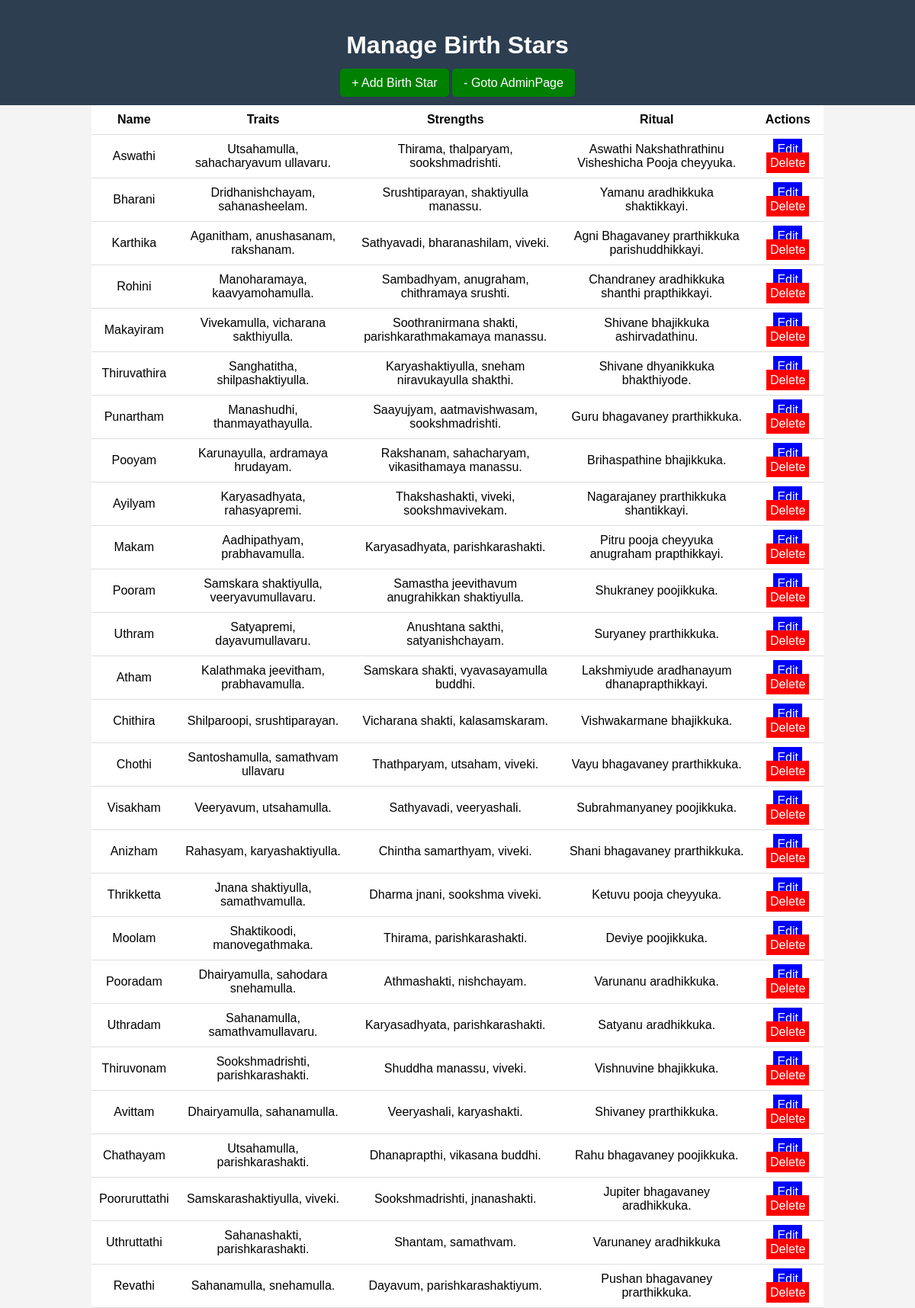
/manage_birthstars/, run on the app's committed database.
### temple/models.py (models this page shows, shortened)
class BirthStar(models.Model):
    nakshathra = models.CharField(max_length=255, unique=True)
    traits = models.TextField(blank=True, null=True)   # Added Traits
    strengths = models.TextField(blank=True, null=True)  # Added Strengths
    ritual = models.TextField(blank=True, null=True)  # Added Ritual

### temple/views.py (the view)
# urls.py: path('manage_birthstars/', temple.views.manage_birthstars, name='manage_birthstars'),
def manage_birthstars(request):
    birthstars = BirthStar.objects.all()
    return render(request, 'manage_birthstars.html', {'birthstars': birthstars})

### Templates/manage_birthstars.html (shortened to what this page needs)
{% load static %}
<!DOCTYPE html>
<html lang="en">
<head>
    <link rel="stylesheet" href="{% static 'css/adminns.css' %}">
</head>
<body>
<header>
    <h1>Manage Birth Stars</h1>
    <a href="{% url 'add_birthstar' %}" class="btn">+ Add Birth Star</a>
    <a href="{% url 'admin_home' %}" class="btn">- Goto AdminPage</a>
</header>
<main>
    <table>
        <tr>
            <th>Name</th>
            <th>Traits</th>
            <th>Strengths</th>
            <th>Ritual</th>
            <th>Actions</th>
        </tr>
        {% for birthstar in birthstars %}
        <tr>
            <td>{{ birthstar.nakshathra }}</td>
            <td>{{ birthstar.traits }}</td>
            <td>{{ birthstar.strengths }}</td>
            <td>{{ birthstar.ritual |default:"No Ritual Available" }}</td>
            <td>
                <a href="{% url 'edit_birthstar' birthstar.id %}" class="edit-btn">Edit</a>
                <a href="{% url 'delete_birthstar' birthstar.id %}" class="delete-btn" onclick="return confirm('Are you sure?')">Delete</a>
            </td>
        </tr>
    {% endfor %}
</table>
</main>
</body>
</html>

### static/css/adminns.css (style rules this page uses)
body { font-family: Arial, sans-serif; margin: 0; padding: 0; background-color: #f4f4f4; text-align: center; }
header { background: #2c3e50; color: white; padding: 20px; }
.btn { background: green; color: white; padding: 10px 15px; text-decoration: none; border-radius: 5px; }
table { width: 80%; margin: auto; background: white; border-collapse: collapse; }
th, td { padding: 10px; border-bottom: 1px solid #ddd; }
.edit-btn { background: blue; color: white; padding: 5px; text-decoration: none; }
.delete-btn { background: red; color: white; padding: 5px; text-decoration: none; }

### data on the page
BirthStar: nakshathra "Aswathi", traits "Utsahamulla, sahacharyavum ullavaru.", strengths "Thirama, thalparyam, sookshmadrishti.", ritual "Aswathi Nakshathrathinu Visheshicha Pooja cheyyuka."
BirthStar: nakshathra "Bharani", traits "Dridhanishchayam, sahanasheelam.", strengths "Srushtiparayan, shaktiyulla manassu.", ritual "Yamanu aradhikkuka shaktikkayi."
BirthStar: nakshathra "Karthika", traits "Aganitham, anushasanam, rakshanam.", strengths "Sathyavadi, bharanashilam, viveki.", ritual "Agni Bhagavaney prarthikkuka parishuddhikkayi."
BirthStar: nakshathra "Rohini", traits "Manoharamaya, kaavyamohamulla.", strengths "Sambadhyam, anugraham, chithramaya srushti.", ritual "Chandraney aradhikkuka shanthi prapthikkayi."
BirthStar: nakshathra "Makayiram", traits "Vivekamulla, vicharana sakthiyulla.", strengths "Soothranirmana shakti, parishkarathmakamaya manassu.", ritual "Shivane bhajikkuka ashirvadathinu."
BirthStar: nakshathra "Thiruvathira", traits "Sanghatitha, shilpashaktiyulla.", strengths "Karyashaktiyulla, sneham niravukayulla shakthi.", ritual "Shivane dhyanikkuka bhakthiyode."
BirthStar: nakshathra "Punartham", traits "Manashudhi, thanmayathayulla.", strengths "Saayujyam, aatmavishwasam, sookshmadrishti.", ritual "Guru bhagavaney prarthikkuka."
BirthStar: nakshathra "Pooyam", traits "Karunayulla, ardramaya hrudayam.", strengths "Rakshanam, sahacharyam, vikasithamaya manassu.", ritual "Brihaspathine bhajikkuka."
BirthStar: nakshathra "Ayilyam", traits "Karyasadhyata, rahasyapremi.", strengths "Thakshashakti, viveki, sookshmavivekam.", ritual "Nagarajaney prarthikkuka shantikkayi."
BirthStar: nakshathra "Makam", traits "Aadhipathyam, prabhavamulla.", strengths "Karyasadhyata, parishkarashakti.", ritual "Pitru pooja cheyyuka anugraham prapthikkayi."
BirthStar: nakshathra "Pooram", traits "Samskara shaktiyulla, veeryavumullavaru.", strengths "Samastha jeevithavum anugrahikkan shaktiyulla.", ritual "Shukraney poojikkuka."
BirthStar: nakshathra "Uthram", traits "Satyapremi, dayavumullavaru.", strengths "Anushtana sakthi, satyanishchayam.", ritual "Suryaney prarthikkuka."
BirthStar: nakshathra "Atham", traits "Kalathmaka jeevitham, prabhavamulla.", strengths "Samskara shakti, vyavasayamulla buddhi.", ritual "Lakshmiyude aradhanayum dhanaprapthikkayi."
BirthStar: nakshathra "Chithira", traits "Shilparoopi, srushtiparayan.", strengths "Vicharana shakti, kalasamskaram.", ritual "Vishwakarmane bhajikkuka."
BirthStar: nakshathra "Chothi", traits "Santoshamulla, samathvam ullavaru", strengths "Thathparyam, utsaham, viveki.", ritual "Vayu bhagavaney prarthikkuka."
BirthStar: nakshathra "Visakham", traits "Veeryavum, utsahamulla.", strengths "Sathyavadi, veeryashali.", ritual "Subrahmanyaney poojikkuka."
BirthStar: nakshathra "Anizham", traits "Rahasyam, karyashaktiyulla.", strengths "Chintha samarthyam, viveki.", ritual "Shani bhagavaney prarthikkuka."
BirthStar: nakshathra "Thrikketta", traits "Jnana shaktiyulla, samathvamulla.", strengths "Dharma jnani, sookshma viveki.", ritual "Ketuvu pooja cheyyuka."
BirthStar: nakshathra "Moolam", traits "Shaktikoodi, manovegathmaka.", strengths "Thirama, parishkarashakti.", ritual "Deviye poojikkuka."
BirthStar: nakshathra "Pooradam", traits "Dhairyamulla, sahodara snehamulla.", strengths "Athmashakti, nishchayam.", ritual "Varunanu aradhikkuka."
BirthStar: nakshathra "Uthradam", traits "Sahanamulla, samathvamullavaru.", strengths "Karyasadhyata, parishkarashakti.", ritual "Satyanu aradhikkuka."
BirthStar: nakshathra "Thiruvonam", traits "Sookshmadrishti, parishkarashakti.", strengths "Shuddha manassu, viveki.", ritual "Vishnuvine bhajikkuka."
BirthStar: nakshathra "Avittam", traits "Dhairyamulla, sahanamulla.", strengths "Veeryashali, karyashakti.", ritual "Shivaney prarthikkuka."
BirthStar: nakshathra "Chathayam", traits "Utsahamulla, parishkarashakti.", strengths "Dhanaprapthi, vikasana buddhi.", ritual "Rahu bhagavaney poojikkuka."
BirthStar: nakshathra "Pooruruttathi", traits "Samskarashaktiyulla, viveki.", strengths "Sookshmadrishti, jnanashakti.", ritual "Jupiter bhagavaney aradhikkuka."
BirthStar: nakshathra "Uthruttathi", traits "Sahanashakti, parishkarashakti.", strengths "Shantam, samathvam.", ritual "Varunaney aradhikkuka"
BirthStar: nakshathra "Revathi", traits "Sahanamulla, snehamulla.", strengths "Dayavum, parishkarashaktiyum.", ritual "Pushan bhagavaney prarthikkuka."
